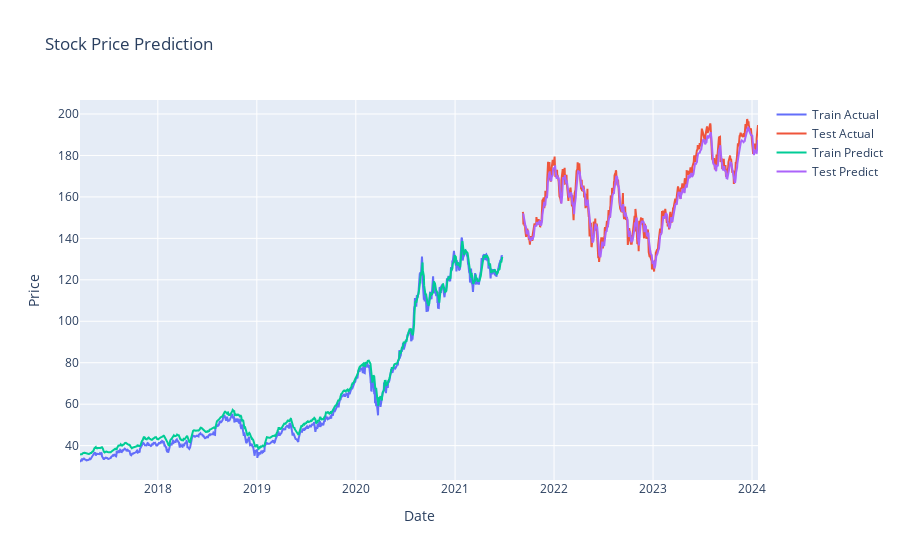

Notebook source saved alongside this figure:
### Code cell
# Make predictions
train_predict = model.predict(X_train)
test_predict = model.predict(X_test)


train_predict = scaler.inverse_transform(train_predict)
test_predict = scaler.inverse_transform(test_predict)

#helps in ploting
y_train_actual = scaler.inverse_transform(y_train.reshape(-1, 1))
y_test_actual = scaler.inverse_transform(y_test.reshape(-1, 1))

train_size = len(train_data)

# Plot actual vs predicted values
fig_prices = go.Figure()
fig_prices.add_trace(go.Scatter(x=data.index[time_step:train_size], y=y_train_actual.flatten(), mode='lines', name='Train Actual'))
fig_prices.add_trace(go.Scatter(x=data.index[train_size+time_step:], y=y_test_actual.flatten(), mode='lines', name='Test Actual'))
fig_prices.add_trace(go.Scatter(x=data.index[time_step:train_size], y=train_predict.flatten(), mode='lines', name='Train Predict'))
fig_prices.add_trace(go.Scatter(x=data.index[train_size+time_step:], y=test_predict.flatten(), mode='lines', name='Test Predict'))
fig_prices.update_layout(title='Stock Price Prediction', xaxis_title='Date', yaxis_title='Price')
fig_prices.show()

### Figure 1 — Plotly figure (JSON) as saved in the notebook; plotly's stock layout.template omitted (floating-point values rounded to 4 significant figures; data arrays with more than 128 entries replaced by an {"elided": "..."} marker saying what was removed)
{"data": [{"mode": "lines", "name": "Train Actual", "type": "scatter", "x": {"elided": "1076 str values"}, "y": {"elided": "1075 float values"}}, {"mode": "lines", "name": "Test Actual", "type": "scatter", "x": {"elided": "701 str values"}, "y": {"elided": "597 float values"}}, {"mode": "lines", "name": "Train Predict", "type": "scatter", "x": {"elided": "1076 str values"}, "y": {"elided": "1075 float values"}}, {"mode": "lines", "name": "Test Predict", "type": "scatter", "x": {"elided": "701 str values"}, "y": {"elided": "597 float values"}}], "layout": {"title": {"text": "Stock Price Prediction"}, "xaxis": {"title": {"text": "Date"}}, "yaxis": {"title": {"text": "Price"}}}}
